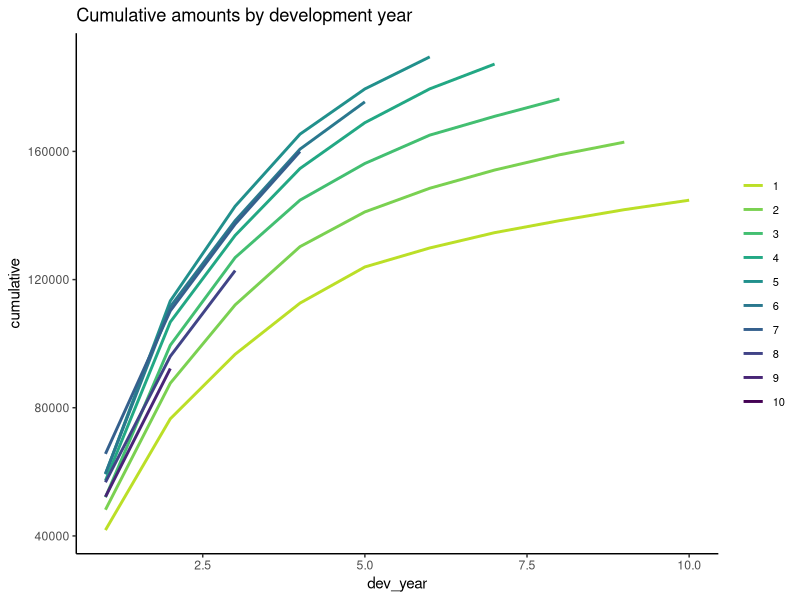
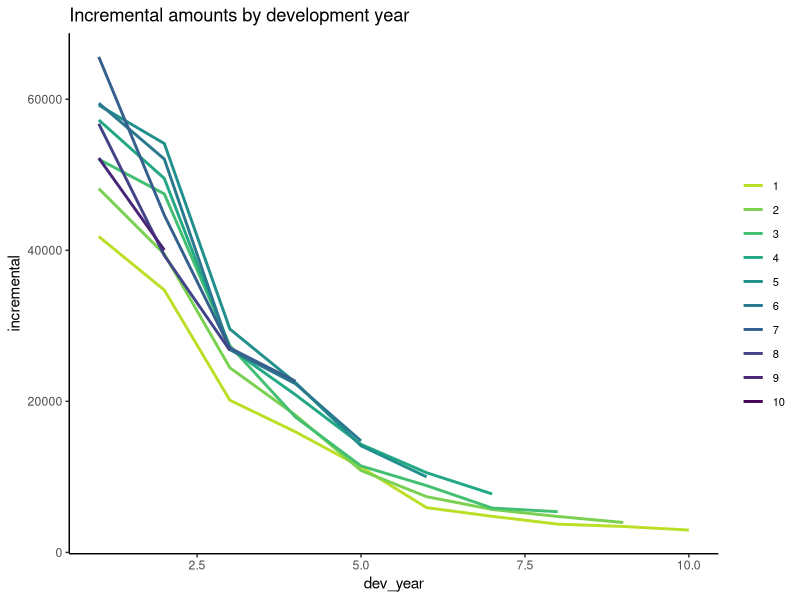
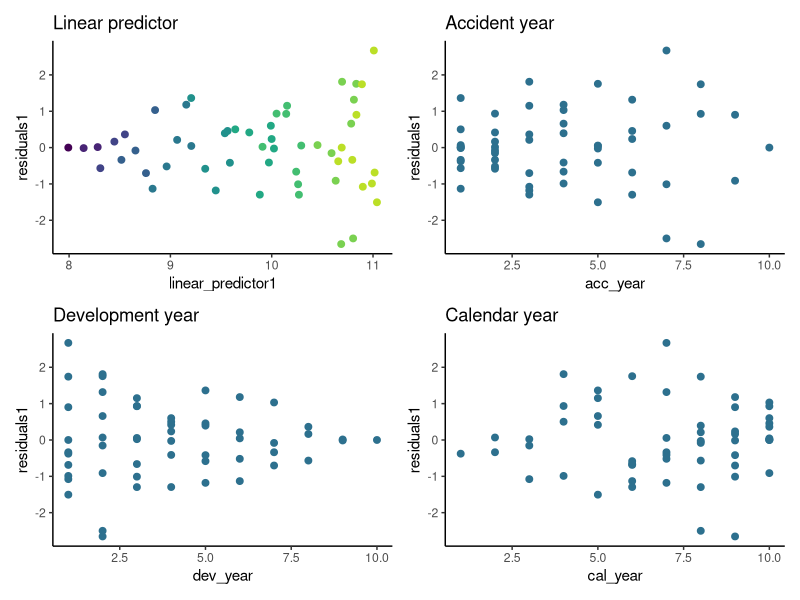
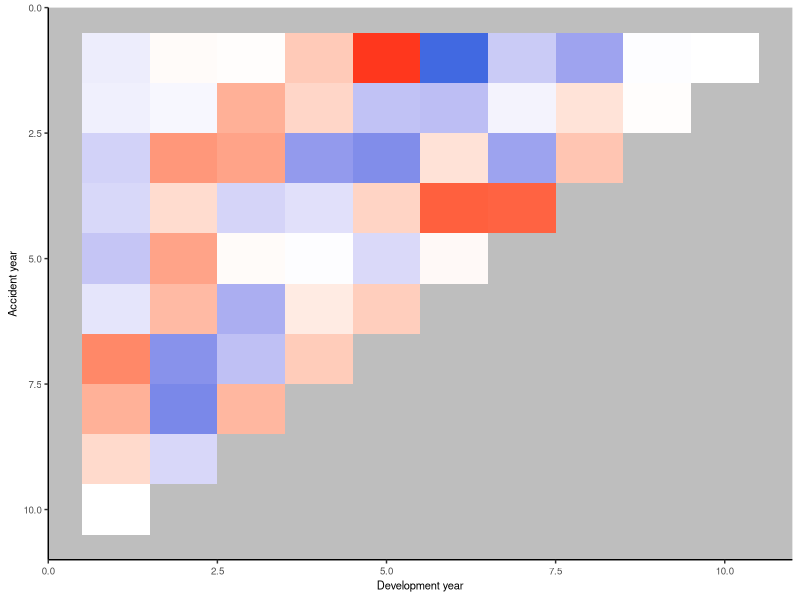
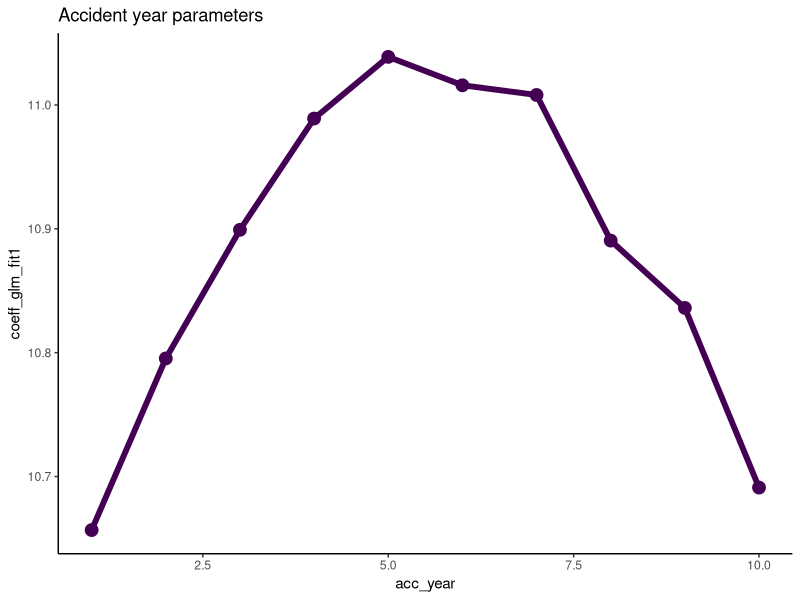
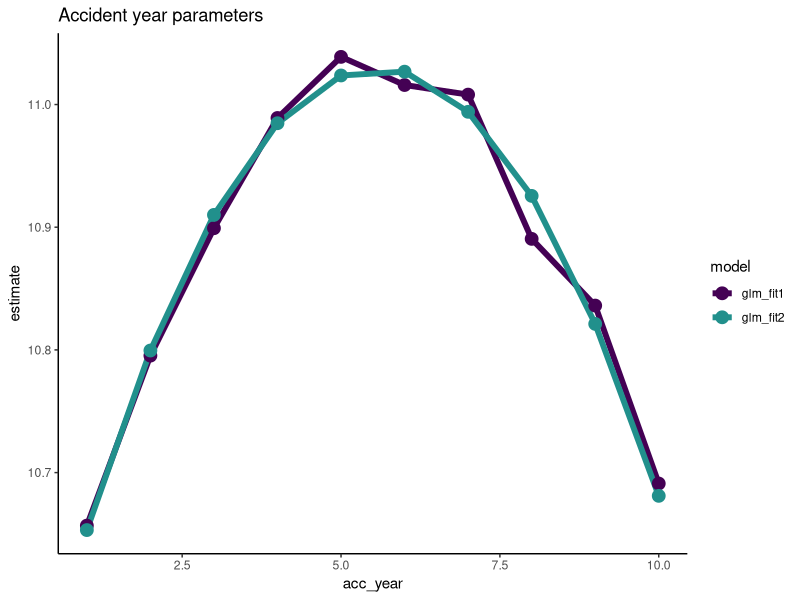
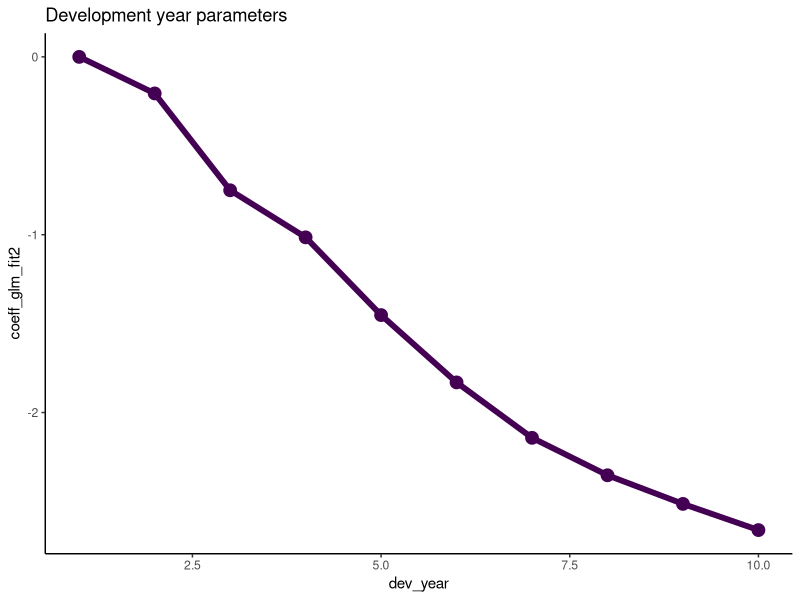
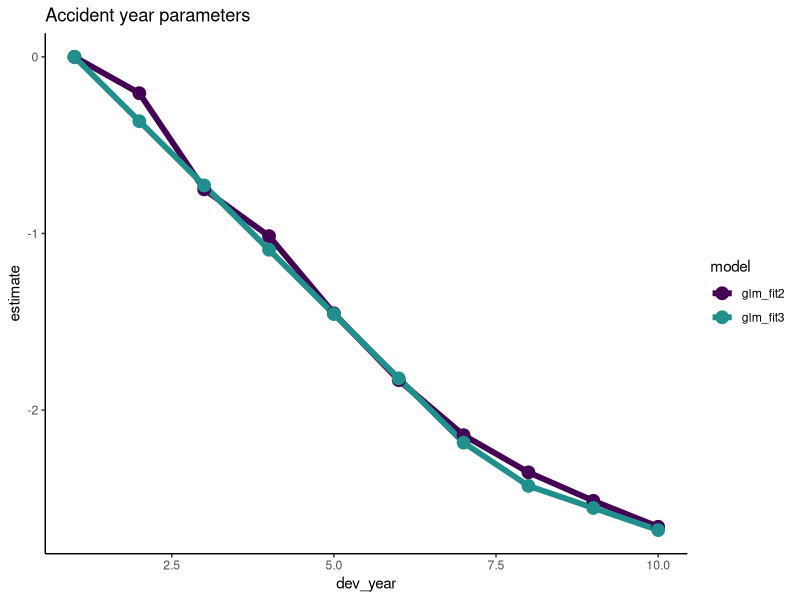

Reproduce these figures in R, in order.
## ---- chunk 1

library(here)
library(data.table)
library(ggplot2)
library(viridis)
library(patchwork)
# I have elected not to attach knitr, so we need to use knitr::kable() below

options(scipen = 99)   # get rid of scientific notation

# use this theme in all plots
ggplot2::theme_set(theme_classic())


## ---- chunk 2

msdata <- data.table::fread(here::here("post/2019-11-07-traditional-style-reserving-using-glms/_glms_meyersshi.csv"))
# if needed replace here::here("data/glms_meyershi.csv") with
# the correct path and filename of where you put the data

setDT(msdata)

print(msdata[1:6,])

## ---- chunk 3

ggplot(data=msdata, aes(x=dev_year, y=cumulative, colour=as.factor(acc_year))) +
	geom_line(size=1) +
	scale_color_viridis_d(begin=0.9, end=0) + 
	ggtitle("Cumulative amounts by development year") + 
	theme(legend.position = "right", legend.title=element_blank(), legend.text=element_text(size=8))


## ---- chunk 4

ggplot(data=msdata, aes(x=dev_year, y=incremental, colour=as.factor(acc_year))) +
	geom_line(size=1) +
	scale_color_viridis_d(begin=0.9, end=0) + 
	ggtitle("Incremental amounts by development year") + 
	theme(legend.position = "right", legend.title=element_blank(), legend.text=element_text(size=8))


## ---- chunk 5

msdata[, acc_year_factor := as.factor(acc_year)
	   ][, dev_year_factor := as.factor(dev_year)
	     ][, cal_year := acc_year + dev_year - 1]

## ---- chunk 6

glm_fit1 <- glm(data = msdata, 
	family = quasipoisson(link = "log"),
	formula = "incremental ~ 0 + acc_year_factor + dev_year_factor")


summary(glm_fit1)

## ---- chunk 7

# save the data for later use
glm_fit1$coeff_table <- data.table(parameter = names(glm_fit1$coefficients), 
								   coeff_glm_fit1 = glm_fit1$coefficients)

# print out the table so we can compare against Table 3-5.
glm_fit1$coeff_table |> 
	knitr::kable(digits=c(0,3))

## ---- chunk 8

# first make the lower triangle data set
ay <- NULL
dy <- NULL


for(i in 2:10){
	ay <- c(ay, rep(i, times=(i-1)))
	dy <- c(dy, (10-i+2):10)
}

futdata <- data.table(acc_year = ay, dev_year = dy)

# make factors
futdata[, cal_year := acc_year + dev_year
		][, acc_year_factor := as.factor(acc_year)
		  ][, dev_year_factor := as.factor(dev_year)]

# make the prediction and sum by acc_year
x <- predict(glm_fit1, newdata = futdata, type="response")
futdata[, incremental := x]


ocl_year <- futdata[,  lapply(.SD, sum), .SDcols=c("incremental"), by="acc_year"]

ocl_year |> 
	knitr::kable(digits=c(0, 0))


## ---- chunk 9
msdata[, residuals1 := rstandard(glm_fit1)
	   ][, fitted1 := glm_fit1$fitted.values
	     ][, linear_predictor1 := log(fitted1)
	       ][, AvsF1 := incremental / fitted1
	         ][, AvsF_restricted1 := log(pmax(0.5, pmin(2,AvsF1)))]

# check for NaN residuals
msdata[is.nan(residuals1),]

# these occur where we expect them so so replace with 0
msdata[is.nan(residuals1), residuals1 := 0]


## ---- chunk 10
head(msdata, 10)
## ---- chunk 11

p1 <- ggplot(data=msdata, aes(x=linear_predictor1, y=residuals1, colour=dev_year)) +
	geom_point(size=2) +
	scale_colour_viridis(begin=0.9, end=0) +
	theme(legend.position = "none") +
	ggtitle("Linear predictor")


p2 <- ggplot(data=msdata, aes(x=acc_year, y=residuals1)) +
	geom_point(size=2, colour="#2d708eff") +
	ggtitle("Accident year")

p3 <- ggplot(data=msdata, aes(x=dev_year, y=residuals1)) +
	geom_point(size=2, colour="#2d708eff") +
	ggtitle("Development year")

p4 <- ggplot(data=msdata, aes(x=cal_year, y=residuals1)) +
	geom_point(size=2, colour="#2d708eff") +
	ggtitle("Calendar year")

# combine plots with patchwork
p <- (p1 + p2) / (p3 + p4)

p

## ---- chunk 12

# heatmap code
# to get the correct shading I've plotted the log of the restricted A/F values

p_hm <- ggplot(data=msdata, aes(x=dev_year, y=acc_year)) + 
	geom_tile(aes(fill = AvsF_restricted1))+scale_y_reverse()+
	scale_fill_gradient2(name="AvF_min", low="royalblue", mid="white", high="red", midpoint=0, space="Lab", na.value="grey50", guide="colourbar")+
	labs(x="Development year", y="Accident year")+
	theme(legend.position = "none")+
	theme(axis.title.x = element_text(size=8), axis.text.x  = element_text(size=7))+
	theme(axis.title.y = element_text(size=8), axis.text.y  = element_text(size=7))+
	theme(panel.background = element_rect(fill = "grey", colour = "grey", size = 2, linetype = "solid"),
		  panel.grid = element_line(colour="grey")) + 
	NULL

print(p_hm)


## ---- chunk 13

# extract the data
dt_acc_year <- glm_fit1$coeff_table[grepl("acc_year", parameter),  
									][, acc_year := as.integer(gsub("acc_year_factor", "", parameter))]


# plot
ggplot(data=dt_acc_year, aes(x=acc_year, y=coeff_glm_fit1)) +
	geom_line(size=2, colour="#440154ff") +
	geom_point(size=4, colour="#440154ff") + 
	ggtitle("Accident year parameters")


## ---- chunk 14

# add an x and x^2 term
msdata[, acc_year_2 := acc_year^2]

glm_fit2 <- glm(data = msdata, 
	family = quasipoisson(link = "log"),
	formula = "incremental ~ acc_year + acc_year_2 + dev_year_factor")


summary(glm_fit2)


## ---- chunk 15
# extract the coefficient table
glm_fit2$coeff_table <- data.table(parameter = names(glm_fit2$coefficients), coeff_glm_fit2 = glm_fit2$coefficients)
print(glm_fit2$coeff_table)

## ---- chunk 16

# pull out the acc year coefficinents only
dt_acc_year[, coeff_glm_fit2 := glm_fit2$coeff_table[parameter == "acc_year", coeff_glm_fit2]*acc_year + 
				glm_fit2$coeff_table[parameter == "acc_year_2", coeff_glm_fit2]*acc_year^2 + 
				glm_fit2$coeff_table[parameter == "(Intercept)", coeff_glm_fit2]]

# make long for ggplot
dt_acc_year_plot <- melt(dt_acc_year, id.vars = "acc_year", measure.vars = c("coeff_glm_fit1", "coeff_glm_fit2"), variable.name="model", value = "estimate")

# remove the coeff_ from the model names
dt_acc_year_plot[, model := gsub("coeff_", "", model, fixed=TRUE)]

ggplot(data=dt_acc_year_plot, aes(x=acc_year, y=estimate, colour=model)) +
	geom_line(size=2) +
	geom_point(size=4) +
	scale_colour_viridis_d(begin=0, end=0.5) + 
	ggtitle("Accident year parameters")



## ---- chunk 17

# extract the data
dt_dev_year <- glm_fit2$coeff_table[grepl("dev_year", parameter),  
									][, dev_year := as.integer(gsub("dev_year_factor", "", parameter))][]   # known data.table printing bug

# add year 1
dt_dev_year <- rbind(dt_dev_year, data.table(parameter="dev_year_factor1", coeff_glm_fit2=0, dev_year=1))
setorder(dt_dev_year, dev_year)


# plot
ggplot(data=dt_dev_year, aes(x=dev_year, y=coeff_glm_fit2)) +
	geom_line(size=2, colour="#440154ff") +
	geom_point(size=4, colour="#440154ff") +
	ggtitle("Development year parameters")


## ---- chunk 18

# add dev-1 and dev-7 terms
msdata[, dev_year_m1 := dev_year - 1]
msdata[, dev_year_ge_7 := pmax(dev_year-7.5, 0)]

# fit the model
glm_fit3 <- glm(data = msdata, 
	family = quasipoisson(link = "log"),
	formula = "incremental ~ acc_year + acc_year_2 + dev_year_m1 + dev_year_ge_7")

# extract and save the coefficient table
glm_fit3$coeff_table <- data.table(parameter = names(glm_fit3$coefficients), coeff_glm_fit3 = glm_fit3$coefficients)

# display a summary of the model
summary(glm_fit3)


## ---- chunk 19

# get the dev_year fit under the new model and add to the data.table containing the factor level parameters
p1 <- glm_fit3$coeff_table[parameter == "dev_year_m1", coeff_glm_fit3]
p2 <- glm_fit3$coeff_table[parameter == "dev_year_ge_7", coeff_glm_fit3]
dt_dev_year[, coeff_glm_fit3 := p1*(dev_year-1) + p2*pmax(0, dev_year-7.5) ]


# make long for ggplot
dt_dev_year_plot <- melt(dt_dev_year, id.vars = "dev_year", measure.vars = c("coeff_glm_fit2", "coeff_glm_fit3"), variable.name="model", value = "estimate")

# remove the coeff_ from the model names
dt_dev_year_plot[, model := gsub("coeff_", "", model, fixed=TRUE)]


ggplot(data=dt_dev_year_plot, aes(x=dev_year, y=estimate, colour=model)) +
	geom_line(size=2) +
	geom_point(size=4) +
	scale_colour_viridis_d(begin=0, end=0.5) +
	ggtitle("Accident year parameters")



## ---- chunk 20

msdata[, dev_year_eq_2 := as.integer(dev_year == 2)]

glm_fit4 <- glm(data = msdata, 
	family = quasipoisson(link = "log"),
	formula = "incremental ~ acc_year + acc_year_2 + dev_year_m1 + dev_year_ge_7 + dev_year_eq_2")


glm_fit4$coeff_table <- data.table(parameter = names(glm_fit4$coefficients), coeff_glm_fit4 = glm_fit4$coefficients)


p1 <- glm_fit4$coeff_table[parameter == "dev_year_m1", coeff_glm_fit4]
p2 <- glm_fit4$coeff_table[parameter == "dev_year_ge_7", coeff_glm_fit4]
p3 <- glm_fit4$coeff_table[parameter == "dev_year_eq_2", coeff_glm_fit4]
dt_dev_year[, coeff_glm_fit4 := p1*(dev_year-1) + p2*pmax(0, dev_year-7.5) + p3*(dev_year == 2) ]


# make long for ggplot
dt_dev_year_plot <- melt(dt_dev_year, id.vars = "dev_year", measure.vars = c("coeff_glm_fit2", "coeff_glm_fit4"), variable.name="model", value = "estimate")

# remove the coeff_ from the model names
dt_dev_year_plot[, model := gsub("coeff_", "", model, fixed=TRUE)]


ggplot(data=dt_dev_year_plot, aes(x=dev_year, y=estimate, colour=model)) +
	geom_line(size=2) +
	geom_point(size=4) +
	scale_colour_viridis_d(begin=0, end=0.5) +
	ggtitle("Accident year parameters")



## ---- chunk 21
msdata[, residuals4 := rstandard(glm_fit4)
	   ][, fitted4 := glm_fit4$fitted.values
	     ][, linear_predictor4 := log(fitted4)
	       ][, AvsF4 := incremental / fitted4
	         ][, AvsF_restricted4 := log(pmax(0.5, pmin(2,AvsF4)))]


p_hm <- ggplot(data=msdata, aes(x=dev_year, y=acc_year)) + 
	geom_tile(aes(fill = AvsF_restricted4))+scale_y_reverse()+
	scale_fill_gradient2(name="AvF_min", low="royalblue", mid="white", high="red", midpoint=0, space="Lab", na.value="grey50", guide="colourbar")+
	labs(x="Development year", y="Accident year")+
	theme(legend.position = "none")+
	theme(axis.title.x = element_text(size=8), axis.text.x  = element_text(size=7))+
	theme(axis.title.y = element_text(size=8), axis.text.y  = element_text(size=7))+
	theme(panel.background = element_rect(fill = "grey", colour = "grey", size = 2, linetype = "solid"),
		  panel.grid = element_line(colour="grey")) + 
	NULL

print(p_hm)


## ---- chunk 22

p_hm + 
	annotate(geom="rect", xmin= 0.5, xmax=1.5, ymin=0.5, ymax=6.5, colour="darkblue", alpha=0.1, size=1.5) +
	annotate(geom="rect", xmin= 0.5, xmax=1.5, ymin=6.5, ymax=10.5, colour="darkred", alpha=0.1, size=1.5) +
	annotate(geom="rect", xmin= 1.5, xmax=2.5, ymin=0.5, ymax=6.5, colour="darkred", alpha=0.1, size=1.5) +
	annotate(geom="rect", xmin= 1.5, xmax=2.5, ymin=6.5, ymax=9.5, colour="darkblue", alpha=0.1, size=1.5) +
	annotate(geom="segment", x=3, xend=3, y=1, yend=8, arrow=arrow(), colour="darkblue", size=2) +
	annotate(geom="rect", xmin= 3.5, xmax=4.5, ymin=0.5, ymax=7.5, colour="darkred", alpha=0.1, size=1.5) 



## ---- chunk 23

# add the new terms
msdata[, dev_year_eq_1 := as.integer(dev_year == 1)]
msdata[, dev_year_eq_3 := as.integer(dev_year == 3)]
msdata[, dev_year_eq_4 := as.integer(dev_year == 4)]
msdata[, acc_year_1_6 := as.integer(acc_year >= 1 & acc_year <= 6)]


glm_fit5 <- glm(data = msdata, 
	family = quasipoisson(link = "log"),
	formula = "incremental ~ acc_year + acc_year_2 + dev_year_m1 + dev_year_ge_7 + dev_year_eq_2 + dev_year_eq_4 +
	dev_year_eq_1:acc_year_1_6 +  dev_year_eq_2:acc_year_1_6 + dev_year_eq_3:acc_year ")



glm_fit5$coeff_table <- data.table(parameter = names(glm_fit5$coefficients), coeff_glm_fit5 = glm_fit5$coefficients)

# print the coefficient table

glm_fit5$coeff_table |> 
	knitr::kable(digits=c(0, 4))

## ---- chunk 24
# attach fitteds and residuals
msdata[, residuals5 := rstandard(glm_fit5)
	   ][, fitted5 := glm_fit5$fitted.values
	     ][, linear_predictor5 := log(fitted5)
	       ][, AvsF5 := incremental / fitted5
	         ][, AvsF_restricted5 := log(pmax(0.5, pmin(2,AvsF5)))]



p_hm <- ggplot(data=msdata, aes(x=dev_year, y=acc_year)) + 
	geom_tile(aes(fill = AvsF_restricted5))+scale_y_reverse()+
	scale_fill_gradient2(name="AvF_min", low="royalblue", mid="white", high="red", midpoint=0, space="Lab", na.value="grey50", guide="colourbar")+
	labs(x="Development year", y="Accident year")+
	theme(legend.position = "none")+
	theme(axis.title.x = element_text(size=8), axis.text.x  = element_text(size=7))+
	theme(axis.title.y = element_text(size=8), axis.text.y  = element_text(size=7))+
	theme(panel.background = element_rect(fill = "grey", colour = "grey", size = 2, linetype = "solid"),
		  panel.grid = element_line(colour="grey")) + 
	annotate(geom="rect", xmin= 0.5, xmax=1.5, ymin=0.5, ymax=6.5, colour="darkblue", alpha=0.1, size=1.5) +
	annotate(geom="rect", xmin= 0.5, xmax=1.5, ymin=6.5, ymax=10.5, colour="darkred", alpha=0.1, size=1.5) +
	annotate(geom="rect", xmin= 1.5, xmax=2.5, ymin=0.5, ymax=6.5, colour="darkred", alpha=0.1, size=1.5) +
	annotate(geom="rect", xmin= 1.5, xmax=2.5, ymin=6.5, ymax=9.5, colour="darkblue", alpha=0.1, size=1.5) +
	annotate(geom="segment", x=3, xend=3, y=1, yend=8, arrow=arrow(), colour="darkblue", size=2) +
	annotate(geom="rect", xmin= 3.5, xmax=4.5, ymin=0.5, ymax=7.5, colour="darkred", alpha=0.1, size=1.5) 


print(p_hm)



## ---- chunk 25

p1 <- ggplot(data=msdata, aes(x=linear_predictor5, y=residuals5, colour=dev_year)) +
	geom_point(size=2) +
	scale_colour_viridis(begin=0.9, end=0) +
	theme_bw() + 
	theme(legend.position = "none") +
	ggtitle("Linear predictor")


p2 <- ggplot(data=msdata, aes(x=acc_year, y=residuals5)) +
	geom_point(size=2, colour="#2d708eff") +
	theme_bw() + 
	ggtitle("Accident year")

p3 <- ggplot(data=msdata, aes(x=dev_year, y=residuals5)) +
	geom_point(size=2, colour="#2d708eff") +
	theme_bw() + 
	ggtitle("Development year")

p4 <- ggplot(data=msdata, aes(x=cal_year, y=residuals5)) +
	geom_point(size=2, colour="#2d708eff") +
	theme_bw() + 
	ggtitle("Calendar year")

p <- (p1 + p2) / (p3 + p4)

p

## ---- chunk 26

# add all model variates
futdata[, acc_year_2 := acc_year^2
		][, dev_year_m1 := dev_year - 1
		  ][, dev_year_ge_7 := pmax(0, dev_year - 7.5)
		    ][, dev_year_eq_1 := as.integer(dev_year == 1)
		      ][, dev_year_eq_2 := as.integer(dev_year == 2)
		        ][, dev_year_eq_3 := as.integer(dev_year == 3)
		          ][, dev_year_eq_4 := as.integer(dev_year == 4)
		            ][, acc_year_1_6 := as.integer(acc_year>=1 & acc_year <=6)]


x <- predict(glm_fit5, newdata = futdata, type="response")
futdata[, incremental := x]

head(futdata)


## ---- chunk 27

ocl_year <- futdata[,  lapply(.SD, sum), .SDcols=c("incremental"), by="acc_year"]
ocl_total <- ocl_year[, sum(incremental)]


ocl_year |> 
	knitr::kable(digits=c(0, 0))

## ---- chunk 28

ocl_total |> round(0)

## ---- chunk 29
sessionInfo()  
